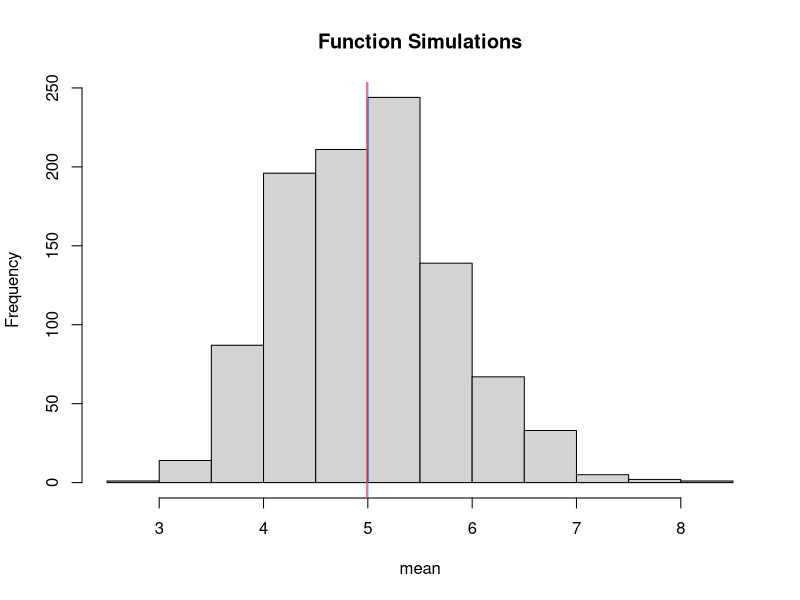
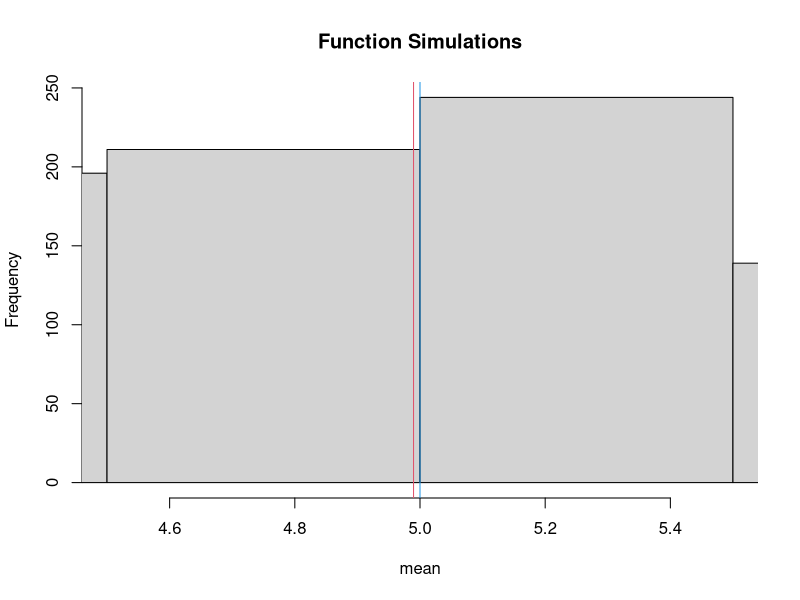
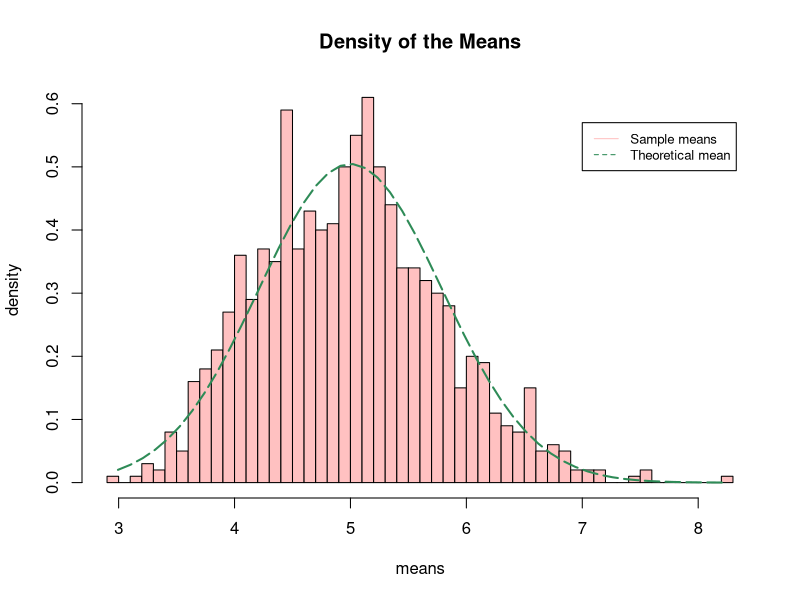
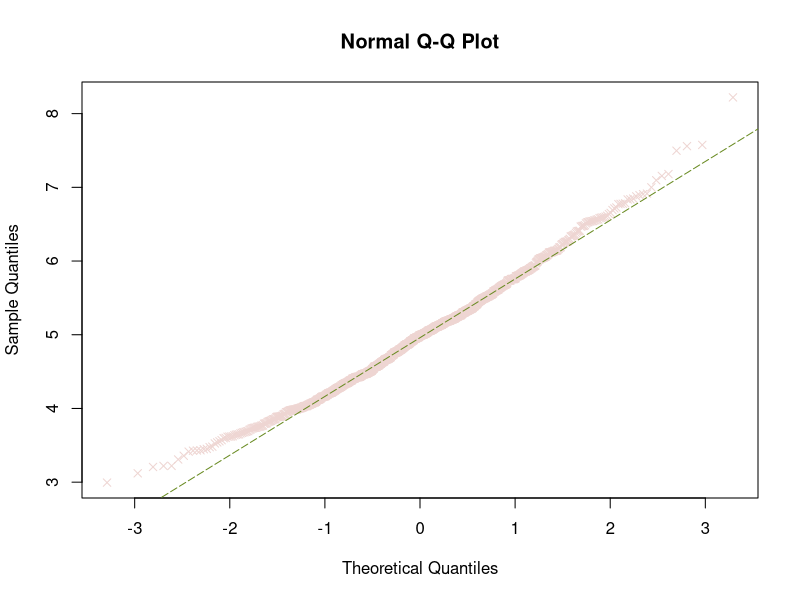

R code for these plots, in order:
## ---- chunk 1
library(data.table)
library(ggplot2)
## ---- chunk 2
# set seed for reproducability
set.seed(0)

# lambda = 0.2
lambda <- 0.2

# 40 samples
n <- 40

# 1000 simulations
sims <- 1000

# simulating the data
dat <- replicate(sims, rexp(n, lambda))

# means of exponentials
means_exponentials <- apply(dat, 2, mean)
## ---- chunk 3
# sample mean
sample_mean <- mean(means_exponentials)
sample_mean
## ---- chunk 4
# theoretical mean
theoretical_mean <- 1/lambda
theoretical_mean
## ---- chunk 5
# illustration
hist(means_exponentials, xlab = "mean", main = "Function Simulations")
abline(v = sample_mean, col = 2)
abline(v = theoretical_mean, col = 4)
# zoomed in on histogram
hist(means_exponentials, xlab = "mean", main = "Function Simulations", xlim = c(4.5,5.5))
abline(v = sample_mean, col = 2)
abline(v = theoretical_mean, col = 4)
## ---- chunk 6
# stdv of simulated distribution
stdv_dist <- sd(means_exponentials)
stdv_dist
## ---- chunk 7
# stdv of theoretical expression
stdv_theoretical <- (1/lambda)/sqrt(n)
stdv_theoretical
## ---- chunk 8
# variance of simulated distribution
var_dist <- var(means_exponentials)
var(stdv_dist) #to check tomorrow
var_dist
## ---- chunk 9
# variance of theoretical expression
variance_theory <- ((1/lambda)*(1/sqrt(n)))^2
variance_theory
## ---- chunk 10
x_theo <- seq(min(means_exponentials), max(means_exponentials), length=50)
y_theo <- dnorm(x_theo, mean=theoretical_mean, sd=stdv_theoretical)
hist(means_exponentials,breaks=n,prob=T,col="rosybrown1",xlab = "means",main="Density of the Means",ylab="density")
lines(x_theo, y_theo, pch=22, col="seagreen", lty=5, lwd =2)
legend(7,0.57,legend=c("Sample means", "Theoretical mean"),col=c("rosybrown1", "seagreen"), lty=1:2, cex=0.8)
## ---- chunk 11
# compare the distribution of averages of 40 exponentials to normal distribution
qqnorm(means_exponentials, col = "mistyrose2", pch=4)
qqline(means_exponentials, col = "olivedrab4", lty=5)
